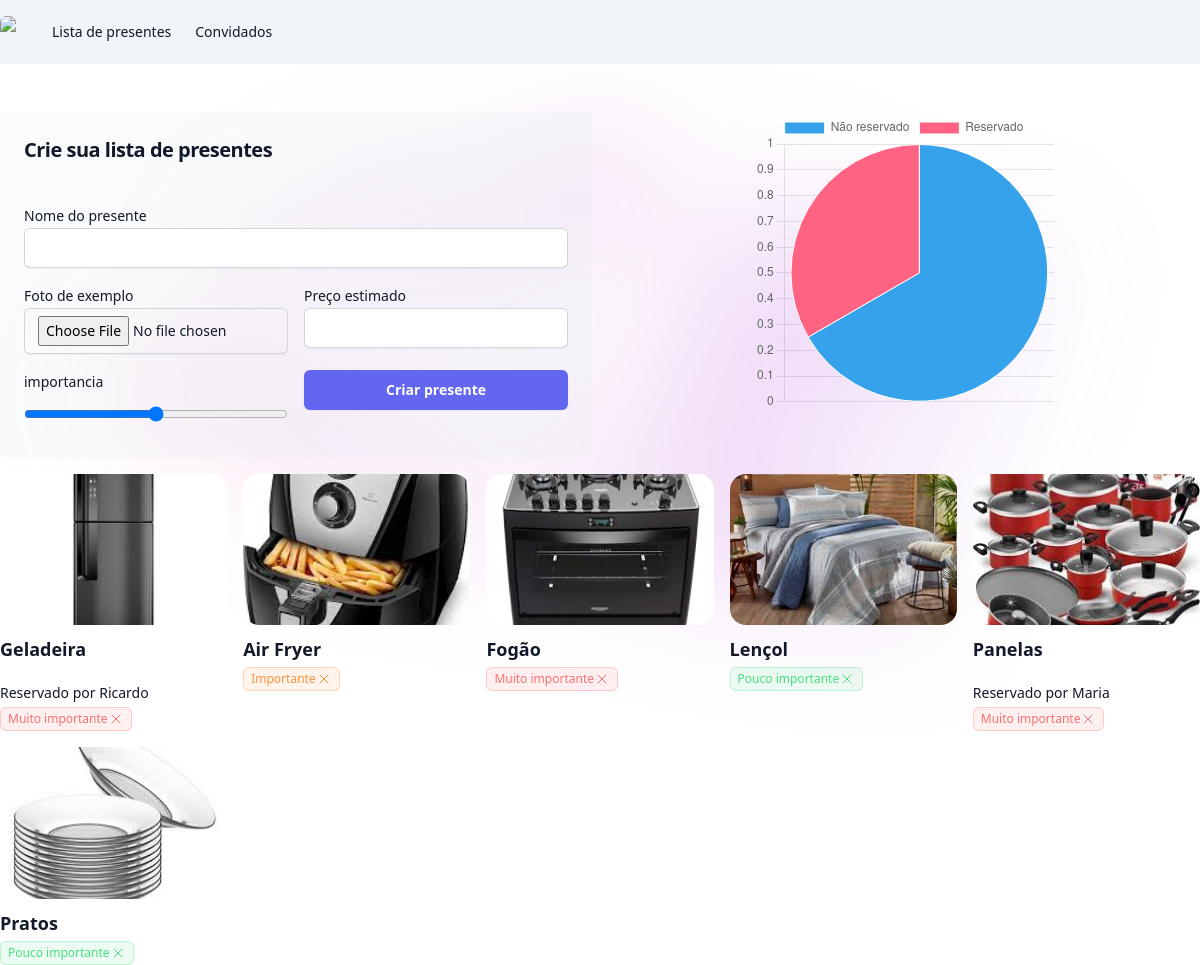
/noivos/, run on the app's committed database.
### noivos/models.py (models this page shows, shortened)
class Presentes(models.Model):
    nome_presente = models.CharField(max_length=100)
    foto = models.ImageField(upload_to='presentes')
    preco = models.DecimalField(max_digits=6, decimal_places=2)
    importancia = models.PositiveIntegerField()
    reservado = models.BooleanField(default=False)
    reservado_por = models.ForeignKey(Convidados, null=True, blank=True, on_delete=models.DO_NOTHING)

class Convidados(models.Model):
    status_choices = (
        ('AC', 'Aguardando confirmação'),
        ('C', 'Confirmado'),
        ('R', 'Recusado')
    )
    nome_convidado = models.CharField(max_length=100)
    whatsapp = models.CharField(max_length=25, null=True, blank=True)
    maximo_acompanhantes = models.PositiveIntegerField(default=0)
    token = models.CharField(max_length=25)
    status = models.CharField(max_length=2, choices=status_choices, default='AC')
    def __str__(self):
        return self.nome_convidado

### noivos/views.py (the view, shortened to what this page needs)
# urls.py: path('', views.home, name='home'),
def home(request):
    if request.method == 'GET':
        presentes = Presentes.objects.all()
        nao_reservado = Presentes.objects.filter(reservado=False).count()
        reservado = Presentes.objects.filter(reservado=True).count()
        data = [nao_reservado, reservado]
        return render(request, 'home.html', {'presentes': presentes, 'data': data})

### noivos/templates/home.html (shortened to what this page needs)
{% extends "base.html" %}
{% block 'body' %}
    {% include "partials/navbar.html" %}
    <div class="max-w-7xl mx-auto mt-12">
        <div class="grid grid-cols-2 gap-4">
            <div class="bg-slate-200/20 p-6 rounded-md">
                <h2 class="text-balance text-xl font-semibold tracking-tight text-gray-900">Crie sua lista de presentes</h2>
                <br>
                <form action="{% url "home" %}" method="POST" enctype='multipart/form-data'>{% csrf_token %}
                  <label class="mt-4 block text-sm leading-6 text-gray-900">Nome do presente</label>
                  <input type="text" name="nome_presente" class="block w-full rounded-md border-0 px-3.5 py-2 text-gray-900 shadow-sm ring-1 ring-inset ring-gray-300 placeholder:text-gray-400 focus:ring-2 focus:ring-inset focus:ring-indigo-600 sm:text-sm sm:leading-6">
                  <div class="flex space-x-4">
                      <div class="w-full">
                          <label class="mt-4 block text-sm leading-6 text-gray-900">Foto de exemplo</label>
                          <input type="file" name="foto" class="block w-full rounded-md border-0 px-3.5 py-2 text-gray-900 shadow-sm ring-1 ring-inset ring-gray-300 placeholder:text-gray-400 focus:ring-2 focus:ring-inset focus:ring-indigo-600 sm:text-sm sm:leading-6">
                      </div>
                      <div class="w-full">
                          <label class="mt-4 block text-sm leading-6 text-gray-900">Preço estimado</label>
                          <input type="number" name="preco" class="block w-full rounded-md border-0 px-3.5 py-2 text-gray-900 shadow-sm ring-1 ring-inset ring-gray-300 placeholder:text-gray-400 focus:ring-2 focus:ring-inset focus:ring-indigo-600 sm:text-sm sm:leading-6">
                      </div>
                  </div>
                  <div class="flex space-x-4">
                      <div class="w-full">
                          <label class="mt-4 block text-sm leading-6 text-gray-900">importancia</label>
                          <input type="range" min='1' max="5" name="importancia" class="block w-full py-3 text-gray-900">
                      </div>
                      <div class="w-full">
                        <input type="submit" class="rounded-md w-full mt-4 bg-indigo-500 px-3.5 py-2.5 text-sm font-semibold text-white shadow-sm hover:bg-indigo-400 focus-visible:outline focus-visible:outline-2 focus-visible:outline-offset-2 focus-visible:outline-indigo-400" value="Criar presente">
                    </div>
                  </div>
                </form>
            </div>
            <div class="mx-auto">
                <canvas id="myChart" class=""></canvas>
            </div>
        </div>
          <div class="grid grid-cols-5 mt-4 gap-4">
            {% for presente in presentes %}
              <div>
                  <img class="aspect-[3/2] w-full rounded-2xl object-cover" src="{{presente.foto.url}}" alt="">
                  <h3 class="mt-2 text-lg font-semibold leading-8 text-gray-900">{{presente.nome_presente}}</h3>
                  {% if presente.reservado_por %}
                    <p class="mt-4 block text-sm leading-6 text-gray-900">Reservado por {{presente.reservado_por}}</p>
                  {% endif %}
                  {% if presente.importancia <= 2 %}
                    <span class="inline-flex items-center rounded-md bg-green-400/10 px-2 py-1 text-xs font-medium text-green-400 ring-1 ring-inset ring-green-400/30">Pouco importante <svg xmlns="http://www.w3.org/2000/svg" fill="none" viewBox="0 0 24 24" stroke-width="1.5" stroke="currentColor" class="size-4 text-green-400">
                      <path stroke-linecap="round" stroke-linejoin="round" d="M6 18 18 6M6 6l12 12" />
                      </svg>
                    </span>
                  {% elif presente.importancia < 4 %}
                    <span class="inline-flex items-center rounded-md bg-orange-400/10 px-2 py-1 text-xs font-medium text-orange-400 ring-1 ring-inset ring-orange-400/30">Importante <svg xmlns="http://www.w3.org/2000/svg" fill="none" viewBox="0 0 24 24" stroke-width="1.5" stroke="currentColor" class="size-4 text-orange-400">
                      <path stroke-linecap="round" stroke-linejoin="round" d="M6 18 18 6M6 6l12 12" />
                      </svg>
                    </span>
                  {% else %}
                    <span class="inline-flex items-center rounded-md bg-red-400/10 px-2 py-1 text-xs font-medium text-red-400 ring-1 ring-inset ring-red-400/30">Muito importante <svg xmlns="http://www.w3.org/2000/svg" fill="none" viewBox="0 0 24 24" stroke-width="1.5" stroke="currentColor" class="size-4 text-red-400">
                      <path stroke-linecap="round" stroke-linejoin="round" d="M6 18 18 6M6 6l12 12" />
                      </svg>
                    </span>
                  {% endif %}
              </div>
            {% endfor %}
          </div>
    </div>
    <script>
        const ctx = document.getElementById('myChart');
        new Chart(ctx, {
          type: 'pie',
          data: {
            labels: ['Não reservado', 'Reservado'],
            datasets: [{
              label: 'Presentes',
              data: {{data}},
              borderWidth: 1
            }]
          },
          options: {
            scales: {
              y: {
                beginAtZero: true
              }
            }
          }
        });
      </script>
{% endblock %}

### templates/base.html (shortened to what this page needs)
<!DOCTYPE html>
<html lang="en">
<head>
    <script src="https://cdn.tailwindcss.com"></script>
</head>
<body>
    {% block 'body' %} {% endblock %}
    <div class="absolute inset-x-0 top-10 -z-10 flex transform-gpu justify-center overflow-hidden blur-3xl"
                 aria-hidden="true">
        <div class="aspect-[1108/632] w-[69.25rem] flex-none bg-gradient-to-r from-pink-400 to-purple-600 opacity-20"
            style="clip-path: polygon(43% 17%, 38% 52%, 84% 75%, 68% 21%, 41% 80%, 94% 35%, 17% 29%, 23% 73%, 92% 54%, 62% 83%, 29% 14%, 33% 74%, 3% 57%, 53% 12%, 64% 57%, 81% 92%, 19% 73%);">
        </div>
    </div>
</body>
</html>

### templates/partials/navbar.html
{% load static %}
<nav class="bg-slate-100">
    <div class="mx-auto max-w-7xl">
      <div class="relative flex h-16 items-center justify-between">
        <div class="flex flex-1 items-center justify-center sm:items-stretch sm:justify-start">
          <div class="flex flex-shrink-0 items-center">
            <img class="h-8 w-auto rounded-md" src="{% static "noivos/img/logo.webp" %}">
          </div>
          <div class="hidden sm:ml-6 sm:block">
            <div class="flex">
              <a href="{% url 'home' %}" class="rounded-md px-3 py-2 text-sm font-medium text-gray-900 hover:bg-gray-700 hover:text-white">Lista de presentes</a>
              <a href="{% url "lista_convidados" %}" class="rounded-md px-3 py-2 text-sm font-medium text-gray-900 hover:bg-gray-700 hover:text-white">Convidados</a>
            </div>
          </div>
        </div>
      </div>
    </div>
  </nav>

### data on the page
Presentes: foto (picture), nome_presente "Geladeira", reservado_por "Ricardo", importancia "Muito importante"
Presentes: foto (picture), nome_presente "Air Fryer", importancia "Importante"
Presentes: foto (picture), nome_presente "Fogão", importancia "Muito importante"
Presentes: foto (picture), nome_presente "Lençol", importancia "Pouco importante"
Presentes: foto (picture), nome_presente "Panelas", reservado_por "Maria", importancia "Muito importante"
Presentes: foto (picture), nome_presente "Pratos", importancia "Pouco importante"

### other printed values
chart data {{ data }} [4, 2]
